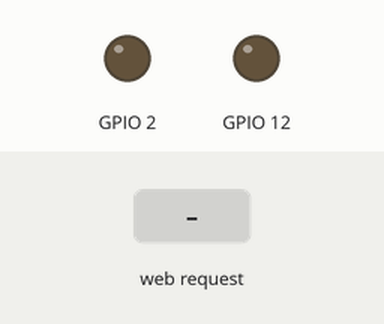
Recording of a sketch running on a simulated ESP8266 (NodeMCU). Shown: output pins drawn as LEDs (lit = HIGH). The test bench sets the inputs (shaded band). WiFi joins after 1.5 s; servers stay silent unless stated; what the sketch prints to the serial monitor is not drawn.

Above: at 2.7 s.
2.8 s: HTTP request GET /gpio/0 received
At 3.9 s:
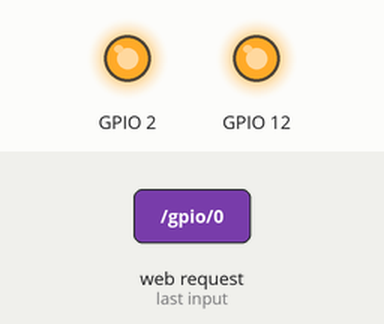
4.3 s: HTTP request GET /gpio/1 received
At 5.0 s:
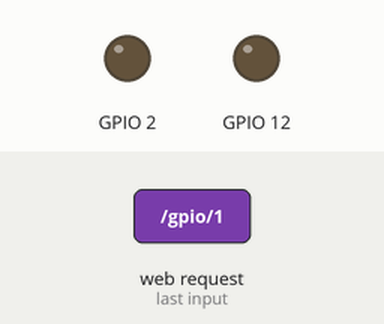
Timing chart, 0 to 7.3 s (numbered marks = the images above; inputs shaded):
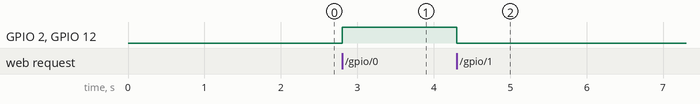

The sketch:

IOT_Device.ino
```cpp
#include <ESP8266WiFi.h>

const char* ssid = "iPhone";
const char* password = "evans214";

// Create an instance of the server
// specify the port to listen on as an argument
WiFiServer server(80);

void setup() {
  Serial.begin(115200);
  delay(10);

  // prepare GPIO2
  pinMode(2, OUTPUT);
  pinMode (12, OUTPUT);
  digitalWrite(2, 0);
  digitalWrite (12, 0);

  // Connect to WiFi network
  Serial.println();
  Serial.println();
  Serial.print("Connecting to ");
  Serial.println(ssid);

  WiFi.mode(WIFI_STA);
  WiFi.begin(ssid, password);

  while (WiFi.status() != WL_CONNECTED) {
    delay(500);
    Serial.print(".");
  }
  Serial.println("");
  Serial.println("WiFi connected");

  // Start the server
  server.begin();
  Serial.println("Server started");

  // Print the IP address
  Serial.println(WiFi.localIP());
}

void loop() {
  // Check if a client has connected
  WiFiClient client = server.available();
  if (!client) {
    return;
  }

  // Wait until the client sends some data
  Serial.println("new client");
  while(!client.available()){
    delay(1);
  }

  // Read the first line of the request
  String req = client.readStringUntil('\r');
  Serial.println(req);
  client.flush();

  // Match the request
  int val;
  int val2;
  if (req.indexOf("/gpio/1") != -1){
    val = 0;
    val2=0;}
  else if (req.indexOf("/gpio/0") != -1){
    val = 1;
    val2=1;}
  else {
    Serial.println("invalid request");
    client.stop();
    return;
  }

  // Set Digital pin 2 according to the request
  digitalWrite(2, val);
  digitalWrite(12, val2);
  client.flush();


 client.println("HTTP/1.1 200 OK");
 client.println("Content-Type: text/html");
 client.println(""); //  do not forget this one
 client.println("<!DOCTYPE HTML>");
 client.println("<html>");
 client.println("<head>");
 client.println("<meta name='esp8266-iot-capable' content='yes' />");
 client.println("<meta name='esp8266-iot-status-bar-style' content='black-translucent' />");
 client.println("</head>");
 client.println("<body bgcolor = \"#c4c0c0\">");
 client.println("<hr/><hr>");
 client.println("<h4><center> Internet-Of-Things: Controlling Your Lights using NodeMCU</center></h4>");
 client.println("<hr/><hr>");
 client.println("<br><br>");
 client.println("<br><br>");
 client.println("<center>");
 client.println("Internet-of-things Light Switch");
 client.println("<br><br>");
 client.println("<a href=\"/gpio/1\"\"><button>Light On </button></a>");
 client.println("<a href=\"/gpio/0\"\"><button>Light Off </button></a><br />");
 client.println("</center>");
 client.println("<br><br>");
 client.println("<center>");
 client.println("<table border=\"5\">");
 client.println("<tr>");
 client.println("<br />");
 client.println("</tr>");
 client.println("</table>");
 client.println("</center>");
 client.println("</html>");
 delay(1);
  Serial.println("Client disonnected");

  // The client will actually be disconnected
  // when the function returns and 'client' object is detroyed
}
```

Measured:
- after the input at 2.8 s, GPIO 2, GPIO 12: LOW → HIGH at once
- after the input at 4.3 s, GPIO 2, GPIO 12: HIGH → LOW at once
